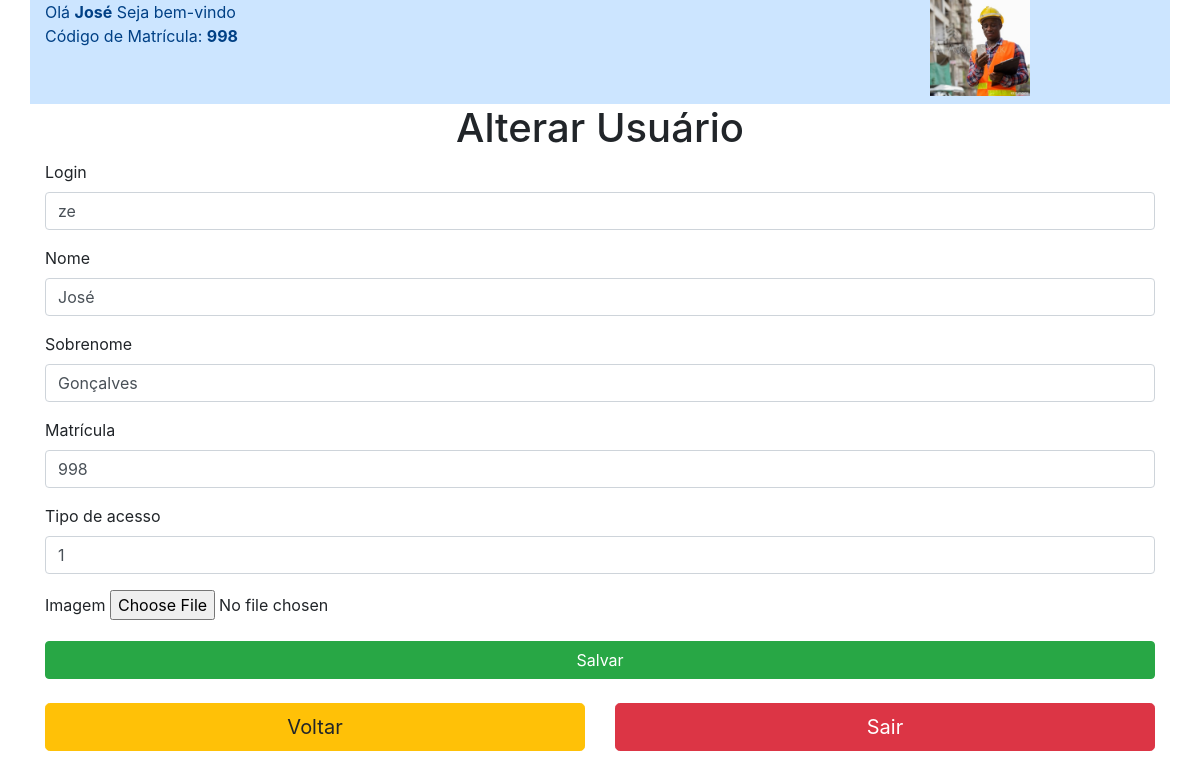
Page /editar-usuario.php?id_usuario=1 (signed in) on the committed database.
### tables this page shows
CREATE TABLE `usuario` (
  `id_usuario` int(11) NOT NULL AUTO_INCREMENT,
  `login` varchar(20) NOT NULL,
  `senha` varchar(100) NOT NULL,
  `nome` varchar(100) NOT NULL,
  `sobrenome` varchar(100) NOT NULL,
  `matricula` int(4) NOT NULL,
  `id_acesso_fk` int(4) NOT NULL,
  `imagem` varchar(100) DEFAULT NULL,
  PRIMARY KEY (`id_usuario`),
  UNIQUE KEY `matricula` (`matricula`),
  KEY `id_acesso_fk` (`id_acesso_fk`),
  CONSTRAINT `USUARIO_ibfk_1` FOREIGN KEY (`id_acesso_fk`) REFERENCES `acesso` (`id_acesso`) ON DELETE CASCADE
);

### App/Model/conexao.php (called while the page is built, shortened)
<?php
class Conexao{
	private static $instance;
	public static function getConn(){
		if(!isset(self::$instance)):
			self::$instance = new \PDO('mysql:host=localhost; dbname=db_ccmed; charset=utf8', 'root', '');
		endif;
		return self::$instance;
	}
}
 ?>

### editar-usuario.php (the view, shortened to what this page needs)
<?php
$usuario = new \App\Model\Usuario;
$usuarioDao = new \App\Model\UsuarioDao;
$acessoDao = new \App\Model\AcessoDao;
foreach($usuarioDao->coletar_id_usuario($usuario) as $coletar);
    if(!isset($_SESSION['id_usuario'])){
        session_destroy();
        header("location:login.php");
    }else{
        $usuarioDao->mostrarSessao();
    }
 ?>
<!doctype html>
<html lang="pt-br">
  <head>
    <link rel="stylesheet" href="https://stackpath.bootstrapcdn.com/bootstrap/4.5.2/css/bootstrap.min.css">
    <link href="custom.css" rel="stylesheet">
  </head>
  <body>
<div class="container">
    <div class="row">
          <div class="col-12 col-sm-12" style="display: flex; align-items: center; justify-content: center">
              <h1 align="center">Alterar Usuário</h1>
          </div>
    </div>
</div>
<div class="container">
    <div class="row">
        <div class="col-sm-12">
            <form class="mb-" action="<?php $_SERVER['PHP_SELF'];?>" method="POST" enctype="multipart/form-data">
                <div class="form-group">
                  <label for="login">Login</label>
                  <input type="text" class="form-control" id="login" name="login_edit" placeholder="Digite o login" value = "<?= $coletar['login'];?>" required>
                </div>
                <div class="form-group">
                    <label for="nome">Nome</label>
                    <input type="text" class="form-control" id="senha" name="nome_edit" placeholder="Nome" value = "<?= $coletar['nome'];?>" required>
                </div>
                <div class="form-group">
                    <label for="sobrenome">Sobrenome</label>
                    <input type="text" class="form-control" id="sobrenome" name="sobrenome_edit" placeholder="Sobrenome" value = "<?= $coletar['sobrenome'];?>" required>
                </div>
                <div class="form-group">
                    <label for="matricula">Matrícula</label>
                    <input type="number" class="form-control" id="matricula" name="matricula_edit" placeholder="Matrícula" value = "<?= $coletar['matricula'];?>" required>
                </div>
                <div class="form-group">
                <?php
                    $array = $acessoDao->contar();
                    $max = implode(end($array));
                ?>
                <label for="id_acesso_fk">Tipo de acesso</label>
                <input type="number" class="form-control" name="id_acesso_fk_edit" id="id_acesso_fk" min = "1" max = "<?php echo $max; ?>" value = "<?= $coletar['id_acesso_fk'];?>" required>
                </div>
                <div class="form-group">
                    <label for="imagem">Imagem</label>
                    <input type="file" name="nome_imagem">
                </div>
                <button type="submit" name="btnEditarUsuario" class="btn btn-block btn-success">Salvar</button>
              </form>
        </div>
    </div>
</div>
<div class="container mt-2">
		<div class="row">
			<div class="col-sm-6 col-6">
				<a href="listagem-usuarios.php">
					<button class="btn btn-warning btn-block btn-lg">Voltar</button>
				</a>
			</div>
			<div class="col-6 col-sm-6">
                <form action="<?php $_SERVER['PHP_SELF'];?>" method="post">
                    <input type="submit" name="btnSair" class="btn btn-danger btn-block btn-lg mb-2" value="Sair">
                </form>
			</div>
		</div>
	</div>
  </body>
</html>

### rows in the picture
usuario: login_edit "ze", nome_edit "José", sobrenome_edit "Gonçalves", matricula_edit "998", id_acesso_fk_edit "1"

### other values in the picture
$_SESSION['nome'] "José"
$_SESSION['matricula'] "998"
